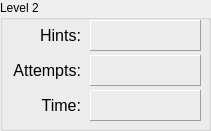
     <widget class="QGroupBox" name="groupLevel2">
      <property name="geometry">
       <rect>
        <x>10</x>
        <y>150</y>
        <width>211</width>
        <height>131</height>
       </rect>
      </property>
      <property name="title">
       <string>Level 2</string>
      </property>
      <widget class="QLabel" name="lblHintsLevel2">
       <property name="geometry">
        <rect>
         <x>90</x>
         <y>20</y>
         <width>111</width>
         <height>31</height>
        </rect>
       </property>
       <property name="frameShape">
        <enum>QFrame::Panel</enum>
       </property>
       <property name="frameShadow">
        <enum>QFrame::Raised</enum>
       </property>
       <property name="text">
        <string/>
       </property>
      </widget>
      <widget class="QLabel" name="label_62">
       <property name="geometry">
        <rect>
         <x>0</x>
         <y>60</y>
         <width>81</width>
         <height>21</height>
        </rect>
       </property>
       <property name="font">
        <font>
         <pointsize>12</pointsize>
        </font>
       </property>
       <property name="layoutDirection">
        <enum>Qt::LeftToRight</enum>
       </property>
       <property name="text">
        <string>Attempts:</string>
       </property>
       <property name="alignment">
        <set>Qt::AlignRight|Qt::AlignTrailing|Qt::AlignVCenter</set>
       </property>
      </widget>
      <widget class="QLabel" name="lblTimeLevel2">
       <property name="geometry">
        <rect>
         <x>90</x>
         <y>90</y>
         <width>111</width>
         <height>31</height>
        </rect>
       </property>
       <property name="frameShape">
        <enum>QFrame::Panel</enum>
       </property>
       <property name="frameShadow">
        <enum>QFrame::Raised</enum>
       </property>
       <property name="text">
        <string/>
       </property>
      </widget>
      <widget class="QLabel" name="lblAttemptsLevel2">
       <property name="geometry">
        <rect>
         <x>90</x>
         <y>55</y>
         <width>111</width>
         <height>31</height>
        </rect>
       </property>
       <property name="frameShape">
        <enum>QFrame::Panel</enum>
       </property>
       <property name="frameShadow">
        <enum>QFrame::Raised</enum>
       </property>
       <property name="text">
        <string/>
       </property>
      </widget>
      <widget class="QLabel" name="label_65">
       <property name="geometry">
        <rect>
         <x>10</x>
         <y>25</y>
         <width>71</width>
         <height>21</height>
        </rect>
       </property>
       <property name="font">
        <font>
         <pointsize>12</pointsize>
        </font>
       </property>
       <property name="layoutDirection">
        <enum>Qt::LeftToRight</enum>
       </property>
       <property name="text">
        <string>Hints:</string>
       </property>
       <property name="alignment">
        <set>Qt::AlignRight|Qt::AlignTrailing|Qt::AlignVCenter</set>
       </property>
      </widget>
      <widget class="QLabel" name="label_66">
       <property name="geometry">
        <rect>
         <x>10</x>
         <y>90</y>
         <width>71</width>
         <height>31</height>
        </rect>
       </property>
       <property name="font">
        <font>
         <pointsize>12</pointsize>
        </font>
       </property>
       <property name="layoutDirection">
        <enum>Qt::LeftToRight</enum>
       </property>
       <property name="text">
        <string>Time:</string>
       </property>
       <property name="alignment">
        <set>Qt::AlignRight|Qt::AlignTrailing|Qt::AlignVCenter</set>
       </property>
      </widget>
     </widget>
